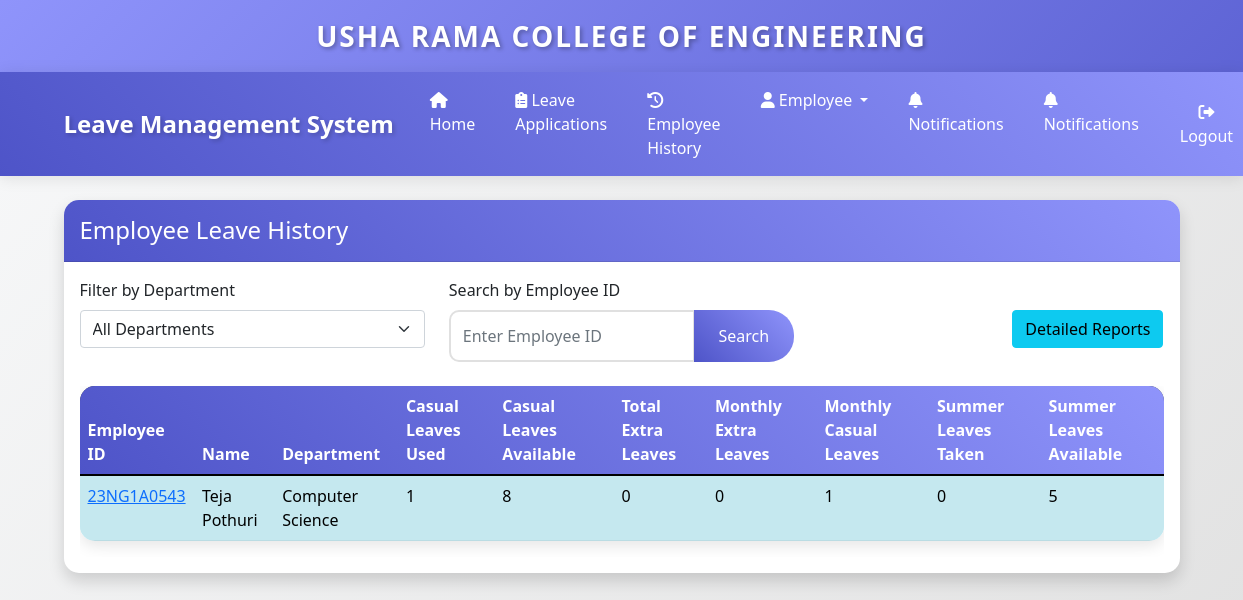
/employee-leave-history/ (signed in), run on an earlier commit of the app's database.
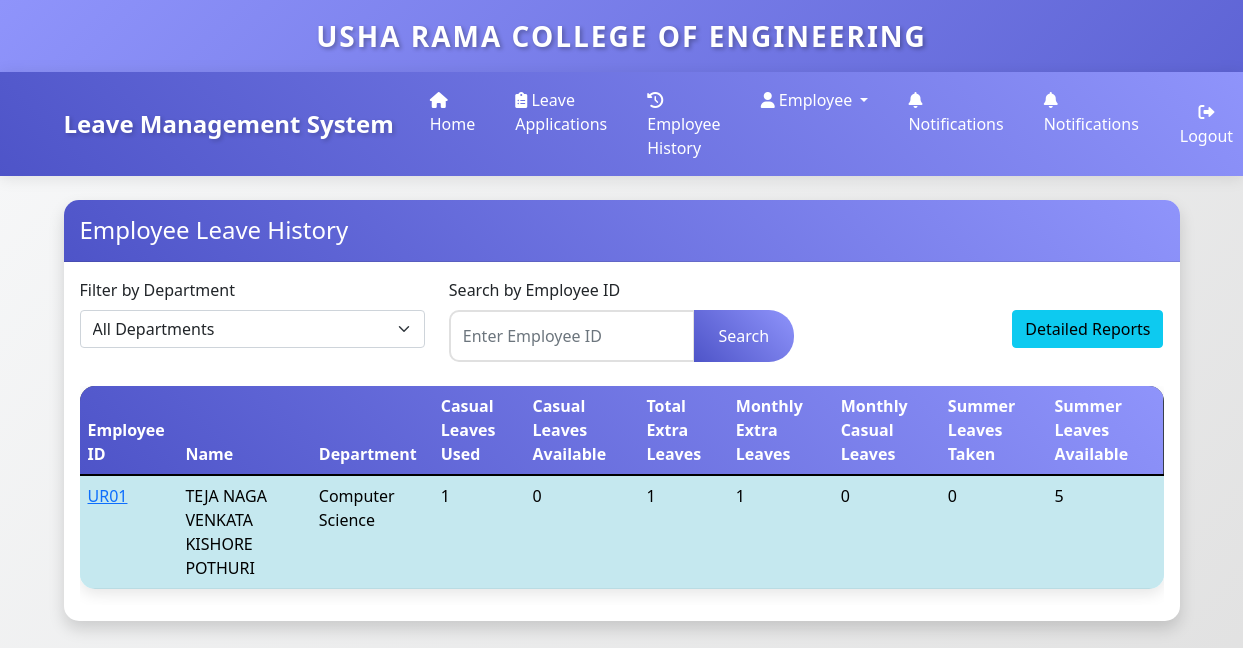
And on a later commit of the database.
### leave_management/models.py (models this page shows, shortened)
class Employee(AbstractUser):
    DEPARTMENT_CHOICES = [
        ('CSE', 'Computer Science'),
        ('ECE', 'Electronics'),
        ('MECH', 'Mechanical'),
        ('CIVIL', 'Civil'),
    ]
    employee_id = models.CharField(max_length=20, unique=True, validators=[MinLengthValidator(1)])
    department = models.CharField(max_length=20, choices=DEPARTMENT_CHOICES)
    is_admin = models.BooleanField(default=False)
    casual_leaves_remaining = models.IntegerField(default=1)  # Start with 1 leave
    extra_leaves_taken = models.IntegerField(default=0)
    summer_leaves_remaining = models.IntegerField(default=5)  # Summer leaves for May
    last_leave_increment = models.DateField(default=timezone.now)  # Track last leave increment

### leave_management/views.py (the view)
# urls.py: path('employee-leave-history/', views.employee_leave_history, name='employee_leave_history'),
@login_required
@user_passes_test(is_admin)
def employee_leave_history(request):
    search_query = request.GET.get('search', '')
    selected_department = request.GET.get('department', '')
    employees = Employee.objects.filter(is_admin=False)
    if search_query:
        employees = employees.filter(employee_id__iexact=search_query)
    if selected_department:
        employees = employees.filter(department=selected_department)
    employee_list = []
    current_date = timezone.now().date()
    for emp in employees:
        leave_requests = LeaveRequest.objects.filter(employee=emp)
        approved_leaves = leave_requests.filter(
            status='APPROVED',
            start_date__year=current_date.year
        )
        casual_leaves_used = approved_leaves.exclude(
            start_date__month=5
        ).count()
        summer_leaves = approved_leaves.filter(
            start_date__month=5
        ).count()
        extra_leaves = max(0, casual_leaves_used - emp.casual_leaves_remaining)
        monthly_leaves = approved_leaves.filter(
            start_date__month=current_date.month
        ).count()
        monthly_casual = min(monthly_leaves, emp.casual_leaves_remaining)
        monthly_extra = max(0, monthly_leaves - monthly_casual)
        employee_list.append({
            'employee_id': emp.employee_id,
            'name': emp.get_full_name(),
            'department': emp.get_department_display(),
            'casual_leaves_used': casual_leaves_used,
            'casual_leaves_available': emp.casual_leaves_remaining,
            'extra_leaves_total': extra_leaves,
            'monthly_extra_leaves': monthly_extra,
            'monthly_casual_leaves': monthly_casual,
            'summer_leaves': summer_leaves,
            'summer_leaves_remaining': emp.summer_leaves_remaining
        })
    context = {
        'employees': employee_list,
        'departments': dict(Employee.DEPARTMENT_CHOICES),
        'selected_department': selected_department,
        'search_query': search_query
    }
    return render(request, 'leave_management/employee_leave_history.html', context)

### leave_management/views.py (called while the page is built)
def is_admin(user):
    return user.is_admin

### leave_management/templates/leave_management/employee_leave_history.html (shortened to what this page needs)
{% extends 'leave_management/base.html' %}
{% load static %}
{% load leave_management_tags %}
{% block content %}
<div class="card shadow mb-4">
    <div class="card-header">
        <h4 class="mb-0">Employee Leave History</h4>
    </div>
    <div class="card-body">
        <form method="get" action="{% url 'employee_leave_history' %}" class="mb-4">
            <div class="row">
                <div class="col-md-4">
                    <label for="department" class="form-label">Filter by Department</label>
                    <select name="department" id="department" class="form-select">
                        <option value="">All Departments</option>
                    </select>
                </div>
                <div class="col-md-4">
                    <label for="search" class="form-label">Search by Employee ID</label>
                    <div class="input-group">
                        <input type="text" name="search" id="search" class="form-control" placeholder="Enter Employee ID" value="{{ search_query }}">
                        <button type="submit" class="btn btn-primary">Search</button>
                    </div>
                </div>
                <div class="col-md-4 text-end">
                    <label class="form-label d-block">&nbsp;</label>
                    <a href="{% url 'employee_leave_report' %}" class="btn btn-info">Detailed Reports</a>
                </div>
            </div>
        </form>
        <div class="table-responsive">
            <table class="table table-striped table-hover">
                <thead style="background-color: #343a40; color: white;">
                    <tr>
                        <th>Employee ID</th>
                        <th>Name</th>
                        <th>Department</th>
                        <th>Casual Leaves Used</th>
                        <th>Casual Leaves Available</th>
                        <th>Total Extra Leaves</th>
                        <th>Monthly Extra Leaves</th>
                        <th>Monthly Casual Leaves</th>
                        <th>Summer Leaves Taken</th>
                        <th>Summer Leaves Available</th>
                    </tr>
                </thead>
                <tbody class="table-info">
                    {% for emp in employees %}
                    <tr>
                        <td><a href="{% url 'employee_detail' emp.employee_id %}" class="text-primary">{{ emp.employee_id }}</a></td>
                        <td>{{ emp.name }}</td>
                        <td>{{ emp.department }}</td>
                        <td>{{ emp.casual_leaves_used }}</td>
                        <td>{{ emp.casual_leaves_available }}</td>
                        <td>{{ emp.extra_leaves_total }}</td>
                        <td>{{ emp.monthly_extra_leaves }}</td>
                        <td>{{ emp.monthly_casual_leaves }}</td>
                        <td>{{ emp.summer_leaves }}</td>
                        <td>{{ emp.summer_leaves_remaining }}</td>
                    </tr>
                    {% endfor %}
                </tbody>
            </table>
        </div>
    </div>
</div>
{% endblock %}

### leave_management/templates/leave_management/base.html (shortened to what this page needs)
<!DOCTYPE html>
<html lang="en">
<head>
    <link href="https://cdn.jsdelivr.net/npm/bootstrap@5.1.3/dist/css/bootstrap.min.css" rel="stylesheet">
    <link href="https://cdnjs.cloudflare.com/ajax/libs/font-awesome/6.0.0/css/all.min.css" rel="stylesheet">
</head>
<body class="bg-light">
    <div class="college-header">
        <span class="college-name">USHA RAMA COLLEGE OF ENGINEERING</span>
    </div>
    <nav class="navbar navbar-expand-lg navbar-dark bg-primary">
        <div class="container">
            <a class="navbar-brand" href="{% url 'home' %}">Leave Management System</a>
            <div class="collapse navbar-collapse" id="navbarNav">
                {% if user.is_authenticated %}
                    {% if user.is_admin %}
                        <ul class="navbar-nav">
                            <li class="nav-item">
                                <a class="nav-link" href="{% url 'admin_home' %}">
                                    <i class="fas fa-home"></i> Home
                                </a>
                            </li>
                            <li class="nav-item">
                                <a class="nav-link" href="{% url 'leave_applications' %}">
                                    <i class="fas fa-clipboard-list"></i> Leave Applications
                                </a>
                            </li>
                            <li class="nav-item">
                                <a class="nav-link" href="{% url 'employee_leave_history' %}">
                                    <i class="fas fa-history"></i> Employee History
                                </a>
                            </li>
                            <li class="nav-item">
                            <li class="nav-item dropdown">
                                <a class="nav-link dropdown-toggle" href="#" id="navbarDropdownMenuLink" role="button" data-bs-toggle="dropdown" aria-expanded="false">
                                    <i class="fas fa-user"></i> Employee
                                </a>
                            </li>
                            <li class="nav-item">
                                <a class="nav-link" href="{% url 'admin_notifications' %}">
                                    <i class="fas fa-bell"></i> Notifications
                                </a>
                            </li>
                            <li class="nav-item">
                                <a class="nav-link" href="{% url 'notifications' %}">
                                    <i class="fas fa-bell me-2"></i>Notifications
                                </a>
                            </li>
                        </ul>
                    {% endif %}
                    <ul class="navbar-nav ms-auto">
                        <li class="nav-item">
                            <form method="post" action="{% url 'logout' %}" class="d-inline">
                                <button type="submit" class="btn nav-link">
                                    <i class="fas fa-sign-out-alt"></i> Logout
                                </button>
                            </form>
                        </li>
                    </ul>
                {% endif %}
            </div>
        </div>
    </nav>
    <div class="container mt-4 content-section">
        {% block content %}
        {% endblock %}
    </div>
</body>
</html>

### leave_management/templates/leave_management/base.html (style rules this page uses)
:root { --primary-color: #4e54c8; --secondary-color: #8f94fb; --accent-color: #ff6b6b; --success-color: #2ecc71; --warning-color: #f1c40f; --danger-color: #e74c3c; --light-color: #f8f9fa; --dark-color: #2c3e50; }
.college-header { background: linear-gradient(-45deg, #ff0000, #ff6b6b, #4e54c8, #8f94fb); background-size: 400% 400%; animation: gradientBG 15s ease infinite; color: white; text-align: center; padding: 15px; font-size: 28px; font-weight: bold; text-shadow: 2px 2px 4px rgba(0, 0, 0, 0.3); letter-spacing: 2px; animation: slideInDown 1s ease-out; }
.college-name { display: inline-block; animation: pulse 2s infinite; }
body { background: linear-gradient(135deg, var(--light-color), #e0e0e0); min-height: 100vh; padding-top: 0; }
.navbar { background: linear-gradient(45deg, var(--primary-color), var(--secondary-color)) !important; box-shadow: 0 2px 15px rgba(0, 0, 0, 0.1); animation: slideInDown 1s ease-out; }
.content-section { animation: fadeIn 1s ease-out; }
.navbar-brand { font-size: 1.5rem; font-weight: bold; color: white !important; text-shadow: 2px 2px 4px rgba(0, 0, 0, 0.2); }
.nav-link { color: white !important; font-weight: 500; transition: all 0.3s ease; margin: 0 5px; padding: 8px 15px !important; border-radius: 20px; }
.card { border: none; border-radius: 15px; box-shadow: 0 5px 15px rgba(0, 0, 0, 0.1); transition: all 0.3s ease; background: white; margin-bottom: 1.5rem; }
.card-header { background: linear-gradient(45deg, var(--primary-color), var(--secondary-color)); color: white; border-radius: 15px 15px 0 0 !important; padding: 1rem; }
.btn-primary { background: linear-gradient(45deg, var(--primary-color), var(--secondary-color)); border: none; border-radius: 25px; padding: 10px 25px; transition: all 0.3s ease; }
.table { background: white; border-radius: 15px; overflow: hidden; box-shadow: 0 5px 15px rgba(0, 0, 0, 0.1); }
.table thead { background: linear-gradient(45deg, var(--primary-color), var(--secondary-color)); color: white; }
.form-control { border-radius: 10px; border: 2px solid #e0e0e0; padding: 12px; transition: all 0.3s ease; }
.card { animation: fadeIn 0.8s ease-out; }

What changed in the data, as far as the page shows it:
removed Employee: employee_id "23NG1A0543"
added Employee: employee_id "UR01"
Also different on the page:
new list line: "TEJA NAGA VENKATA KISHORE POTHURI Computer Science 1 0 1 1 0 0 5"
list line gone: "Teja Pothuri Computer Science 1 8 0 0 1 0 5"
